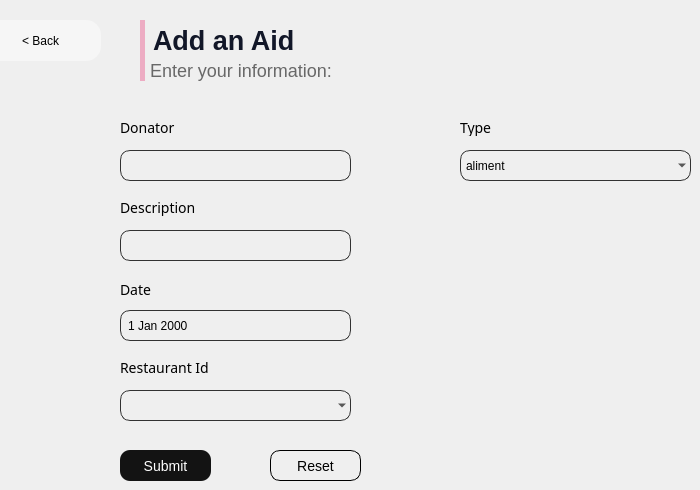
      <widget class="QWidget" name="page_11">
       <widget class="QLabel" name="label_73">
        <property name="geometry">
         <rect>
          <x>120</x>
          <y>280</y>
          <width>47</width>
          <height>20</height>
         </rect>
        </property>
        <property name="styleSheet">
         <string notr="true">font-family:Poppins;
font-weight:400;
font-size:14px;</string>
        </property>
        <property name="text">
         <string>Date</string>
        </property>
       </widget>
       <widget class="QLabel" name="label_74">
        <property name="geometry">
         <rect>
          <x>140</x>
          <y>20</y>
          <width>371</width>
          <height>41</height>
         </rect>
        </property>
        <property name="styleSheet">
         <string notr="true">font-family: 'Poppins';
font-style: normal;
background:rgba(0,0,0,0);
font-weight: 600;
font-size: 27px;
color: rgb(18,23,40);
border-left: 5px solid rgb(237,172,195);
padding-left: 1px;

</string>
        </property>
        <property name="text">
         <string>Add an Aid</string>
        </property>
       </widget>
       <widget class="QLabel" name="label_75">
        <property name="geometry">
         <rect>
          <x>120</x>
          <y>120</y>
          <width>91</width>
          <height>16</height>
         </rect>
        </property>
        <property name="styleSheet">
         <string notr="true">font-family:Poppins;
font-weight:400;
font-size:14px;</string>
        </property>
        <property name="text">
         <string>Donator</string>
        </property>
       </widget>
       <widget class="QLabel" name="label_76">
        <property name="geometry">
         <rect>
          <x>120</x>
          <y>200</y>
          <width>91</width>
          <height>16</height>
         </rect>
        </property>
        <property name="styleSheet">
         <string notr="true">font-family:Poppins;
font-weight:400;
font-size:14px;</string>
        </property>
        <property name="text">
         <string>Description</string>
        </property>
       </widget>
       <widget class="QLabel" name="label_77">
        <property name="geometry">
         <rect>
          <x>140</x>
          <y>60</y>
          <width>411</width>
          <height>21</height>
         </rect>
        </property>
        <property name="styleSheet">
         <string notr="true">font-family: 'Poppins';
font-style: normal;
background:rgba(0,0,0,0);
font-weight: 275;
font-size: 18px;
color: rgb(104,104,104);
border-left: 5px solid rgb(237,172,195);
padding-left: 1px;

</string>
        </property>
        <property name="text">
         <string>Enter your information:</string>
        </property>
       </widget>
       <widget class="QLabel" name="label_78">
        <property name="geometry">
         <rect>
          <x>120</x>
          <y>360</y>
          <width>151</width>
          <height>16</height>
         </rect>
        </property>
        <property name="styleSheet">
         <string notr="true">font-family:Poppins;
font-weight:400;
font-size:14px;</string>
        </property>
        <property name="text">
         <string>Restaurant Id</string>
        </property>
       </widget>
       <widget class="QLabel" name="label_79">
        <property name="geometry">
         <rect>
          <x>460</x>
          <y>120</y>
          <width>41</width>
          <height>16</height>
         </rect>
        </property>
        <property name="styleSheet">
         <string notr="true">font-family:Poppins;
font-weight:400;
font-size:14px;</string>
        </property>
        <property name="text">
         <string>Type</string>
        </property>
       </widget>
       <widget class="QPushButton" name="pushButton_6">
        <property name="geometry">
         <rect>
          <x>120</x>
          <y>450</y>
          <width>91</width>
          <height>31</height>
         </rect>
        </property>
        <property name="styleSheet">
         <string notr="true">QPushButton{
border-radius: 10px; 
font-family: 'Poppins';
font-style: normal;
font-weight: 400;
font-size: 14px;
background:rgb(19,19,19);
color:white;
}
QPushButton:hover{
background:rgb(129, 129, 129);
}

</string>
        </property>
        <property name="text">
         <string>Submit</string>
        </property>
       </widget>
       <widget class="QPushButton" name="pushButton_7">
        <property name="geometry">
         <rect>
          <x>270</x>
          <y>450</y>
          <width>91</width>
          <height>31</height>
         </rect>
        </property>
        <property name="styleSheet">
         <string notr="true">QPushButton{
border-radius: 10px; 
font-family: 'Poppins';
font-style: normal;
font-weight: 400;
font-size: 14px;
color:black;
border:1px solid back;
}
QPushButton:hover{
background:rgb(19, 19, 19);
color:white;
}

</string>
        </property>
        <property name="text">
         <string>Reset</string>
        </property>
       </widget>
       <widget class="QLineEdit" name="lineEdit_donneur">
        <property name="geometry">
         <rect>
          <x>120</x>
          <y>150</y>
          <width>231</width>
          <height>31</height>
         </rect>
        </property>
        <property name="styleSheet">
         <string notr="true">background-color: white; border-radius: 10px; 
background:rgba(0,0,0,0);
border: 1px solid rgb(50,50,50);
padding-left:5px;</string>
        </property>
       </widget>
       <widget class="QLineEdit" name="lineEdit_description">
        <property name="geometry">
         <rect>
          <x>120</x>
          <y>230</y>
          <width>231</width>
          <height>31</height>
         </rect>
        </property>
        <property name="styleSheet">
         <string notr="true">background-color: white; border-radius: 10px; 
background:rgba(0,0,0,0);
border: 1px solid rgb(50,50,50);
padding-left:5px;</string>
        </property>
       </widget>
       <widget class="QDateEdit" name="date_donation">
        <property name="geometry">
         <rect>
          <x>120</x>
          <y>310</y>
          <width>231</width>
          <height>31</height>
         </rect>
        </property>
        <property name="styleSheet">
         <string notr="true">background-color: white; border-radius: 10px; 
background:rgba(0,0,0,0);
border: 1px solid rgb(50,50,50);
padding-left:5px;</string>
        </property>
       </widget>
       <widget class="QComboBox" name="comboBox_4">
        <property name="geometry">
         <rect>
          <x>460</x>
          <y>150</y>
          <width>231</width>
          <height>31</height>
         </rect>
        </property>
        <property name="styleSheet">
         <string notr="true">background-color: white; border-radius: 10px; 
background:rgba(0,0,0,0);
border: 1px solid rgb(50,50,50);
padding-left:5px;</string>
        </property>
        <item>
         <property name="text">
          <string>aliment</string>
         </property>
        </item>
        <item>
         <property name="text">
          <string>argent</string>
         </property>
        </item>
        <item>
         <property name="text">
          <string>vetements</string>
         </property>
        </item>
       </widget>
       <widget class="QComboBox" name="comboBox_5">
        <property name="geometry">
         <rect>
          <x>120</x>
          <y>390</y>
          <width>231</width>
          <height>31</height>
         </rect>
        </property>
        <property name="styleSheet">
         <string notr="true">background-color: white; border-radius: 10px; 
background:rgba(0,0,0,0);
border: 1px solid rgb(50,50,50);
padding-left:5px;</string>
        </property>
       </widget>
       <widget class="QPushButton" name="back_aid_dash">
        <property name="geometry">
         <rect>
          <x>-20</x>
          <y>20</y>
          <width>121</width>
          <height>41</height>
         </rect>
        </property>
        <property name="styleSheet">
         <string notr="true">QPushButton{
background-color:rgb(246, 246, 246);
border:0;
color:black;
	font: 75 15pt &quot;Poppins&quot;;
font-weight:275;
border-radius:15px;
}</string>
        </property>
        <property name="text">
         <string>&lt; Back</string>
        </property>
       </widget>
      </widget>
